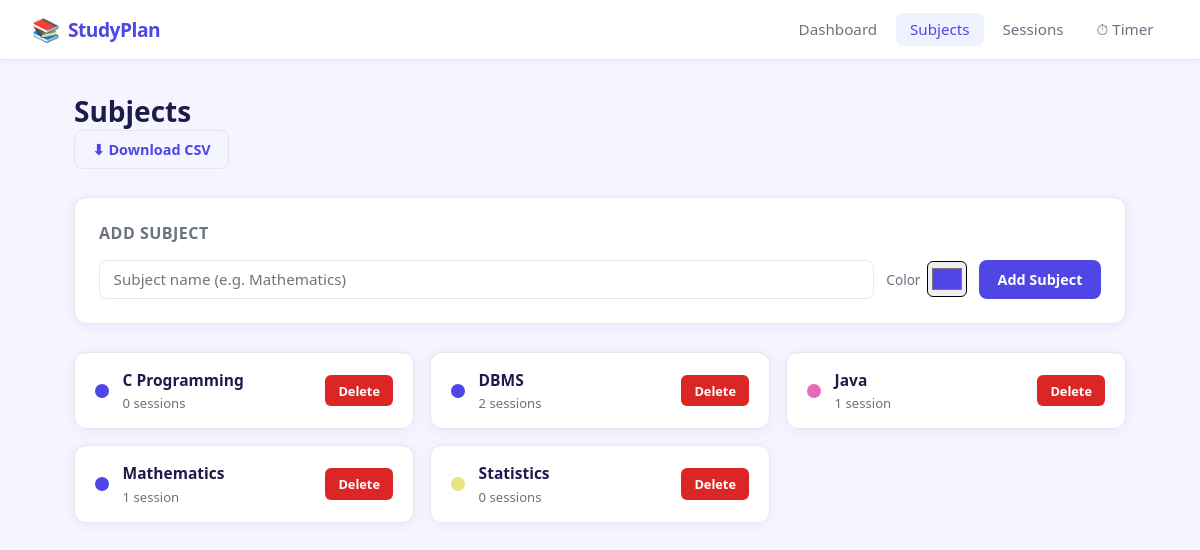
Page /subjects on the committed database.
### tables this page shows
CREATE TABLE subjects (
            id INTEGER PRIMARY KEY AUTOINCREMENT,
            name TEXT NOT NULL,
            color TEXT NOT NULL DEFAULT '#4f46e5',
            created_at TEXT NOT NULL DEFAULT (datetime('now'))
        );

### app.py (the view, shortened to what this page needs)
@app.route("/subjects", methods=["GET", "POST"])
def subjects():
    conn = get_db()
    all_subjects = conn.execute("""
        SELECT sub.*, COUNT(s.id) as session_count
        FROM subjects sub
        LEFT JOIN study_sessions s ON s.subject_id = sub.id
        GROUP BY sub.id
        ORDER BY sub.name
    """).fetchall()
    conn.close()
    return render_template("subjects.html", subjects=all_subjects)

### app.py (called while the page is built)
def get_db():
    conn = sqlite3.connect(DB_PATH)
    conn.row_factory = sqlite3.Row
    return conn

### templates/subjects.html (shortened to what this page needs)
{% extends "base.html" %}
{% block content %}
<div class="page-header">
  <h1>Subjects</h1>
  <a href="{{ url_for('export_subjects') }}" class="btn btn-outline">⬇ Download CSV</a>
</div>
<div class="card form-card">
  <h2>Add Subject</h2>
  <form method="post" class="inline-form">
    <input type="text" name="name" placeholder="Subject name (e.g. Mathematics)" required />
    <div class="color-field">
      <label>Color</label>
      <input type="color" name="color" value="#4f46e5" />
    </div>
    <button type="submit" class="btn btn-primary">Add Subject</button>
  </form>
</div>
{% if subjects %}
<div class="subjects-grid">
  {% for sub in subjects %}
  <div class="subject-card">
    <div class="subject-color-dot" style="background: {{ sub.color }}"></div>
    <div class="subject-info">
      <div class="subject-name">{{ sub.name }}</div>
      <div class="subject-meta">{{ sub.session_count }} session{{ 's' if sub.session_count != 1 }}</div>
    </div>
    <form method="post" action="{{ url_for('delete_subject', subject_id=sub.id) }}"
          onsubmit="return confirm('Delete {{ sub.name }}? All its sessions will also be deleted.')">
      <button type="submit" class="btn btn-sm btn-danger">Delete</button>
    </form>
  </div>
  {% endfor %}
</div>
{% else %}
<div class="empty-state">
  <div class="empty-icon">📚</div>
  <p>No subjects yet. Add one above to get started!</p>
</div>
{% endif %}
{% endblock %}

### templates/base.html (shortened to what this page needs)
<!DOCTYPE html>
<html lang="en">
<head>
  <link rel="stylesheet" href="{{ url_for('static', filename='style.css') }}" />
</head>
<body>
  <nav class="navbar">
    <div class="nav-brand">
      <span class="nav-icon">📚</span>
      <span class="nav-title">StudyPlan</span>
    </div>
    <ul class="nav-links">
      <li><a href="{{ url_for('dashboard') }}" class="{% if request.endpoint == 'dashboard' %}active{% endif %}">Dashboard</a></li>
      <li><a href="{{ url_for('subjects') }}" class="{% if request.endpoint == 'subjects' %}active{% endif %}">Subjects</a></li>
      <li><a href="{{ url_for('sessions') }}" class="{% if request.endpoint == 'sessions' %}active{% endif %}">Sessions</a></li>
      <li><a href="{{ url_for('timer') }}" class="{% if request.endpoint == 'timer' %}active{% endif %}">⏱ Timer</a></li>
    </ul>
  </nav>
  <main class="main-content">
    {% block content %}{% endblock %}
  </main>
</body>
</html>

### static/style.css (style rules this page uses)
:root { --primary: #4f46e5; --primary-dark: #3730a3; --primary-light: #eef2ff; --success: #16a34a; --success-light: #dcfce7; --danger: #dc2626; --danger-light: #fee2e2; --text: #1e1b4b; --text-muted: #6b7280; --bg: #f5f5ff; --card-bg: #ffffff; --border: #e5e7eb; --radius: 12px; --shadow: 0 2px 12px rgba(79,70,229,0.08); }
* { box-sizing: border-box; margin: 0; padding: 0; }
body { font-family: 'Segoe UI', system-ui, -apple-system, sans-serif; background: var(--bg); color: var(--text); min-height: 100vh; }
.navbar { background: var(--card-bg); border-bottom: 1px solid var(--border); padding: 0 2rem; display: flex; align-items: center; justify-content: space-between; height: 60px; position: sticky; top: 0; z-index: 100; box-shadow: 0 1px 8px rgba(79,70,229,0.07); }
.nav-brand { display: flex; align-items: center; gap: 0.5rem; }
.nav-icon { font-size: 1.4rem; }
.nav-title { font-size: 1.2rem; font-weight: 700; color: var(--primary); letter-spacing: -0.5px; }
.nav-links { list-style: none; display: flex; gap: 0.25rem; }
.nav-links a { text-decoration: none; color: var(--text-muted); font-weight: 500; padding: 0.4rem 0.9rem; border-radius: 8px; transition: all 0.15s; font-size: 0.95rem; }
.nav-links a:hover, .nav-links a.active { background: var(--primary-light); color: var(--primary); }
.main-content { max-width: 1100px; margin: 0 auto; padding: 2rem 1.5rem; }
.page-header { margin-bottom: 1.75rem; }
.page-header h1 { font-size: 1.75rem; font-weight: 700; color: var(--text); }
.card { background: var(--card-bg); border-radius: var(--radius); padding: 1.5rem; box-shadow: var(--shadow); border: 1px solid var(--border); }
.form-card { margin-bottom: 1.75rem; }
.form-card h2 { font-size: 1rem; font-weight: 700; margin-bottom: 1rem; color: var(--text-muted); text-transform: uppercase; letter-spacing: 0.5px; }
input[type="text"], input[type="date"], input[type="number"], select, textarea { border: 1.5px solid var(--border); border-radius: 8px; padding: 0.55rem 0.85rem; font-size: 0.95rem; font-family: inherit; color: var(--text); background: #fff; transition: border-color 0.15s; width: 100%; }
.inline-form { display: flex; gap: 0.75rem; align-items: center; flex-wrap: wrap; }
.inline-form input[type="text"] { flex: 1; min-width: 200px; }
.color-field { display: flex; align-items: center; gap: 0.4rem; }
.color-field label { font-size: 0.85rem; color: var(--text-muted); white-space: nowrap; }
.color-field input[type="color"] { width: 40px; height: 36px; border-radius: 6px; padding: 2px; cursor: pointer; }
.btn { display: inline-flex; align-items: center; justify-content: center; gap: 0.35rem; padding: 0.55rem 1.1rem; border-radius: 8px; font-size: 0.9rem; font-weight: 600; font-family: inherit; cursor: pointer; border: 1.5px solid transparent; text-decoration: none; transition: all 0.15s; white-space: nowrap; }
.btn-primary { background: var(--primary); color: #fff; }
.btn-danger { background: var(--danger); color: #fff; }
.btn-outline { background: transparent; color: var(--primary); border-color: var(--border); }
.btn-sm { padding: 0.35rem 0.75rem; font-size: 0.8rem; border-radius: 6px; }
.subjects-grid { display: grid; grid-template-columns: repeat(auto-fill, minmax(260px, 1fr)); gap: 1rem; }
.subject-card { display: flex; align-items: center; gap: 0.85rem; background: var(--card-bg); border-radius: var(--radius); border: 1px solid var(--border); padding: 1rem 1.25rem; box-shadow: var(--shadow); }
.subject-color-dot { width: 14px; height: 14px; border-radius: 50%; flex-shrink: 0; }
.subject-info { flex: 1; }
.subject-name { font-weight: 700; font-size: 0.97rem; }
.subject-meta { font-size: 0.82rem; color: var(--text-muted); margin-top: 0.2rem; }

### rows in the picture
subjects: name "C Programming", session_count "0", session_count "s"
subjects: name "DBMS", session_count "2", session_count "s"
subjects: name "Java", session_count "1"
subjects: name "Mathematics", session_count "1"
subjects: name "Statistics", session_count "0", session_count "s"
